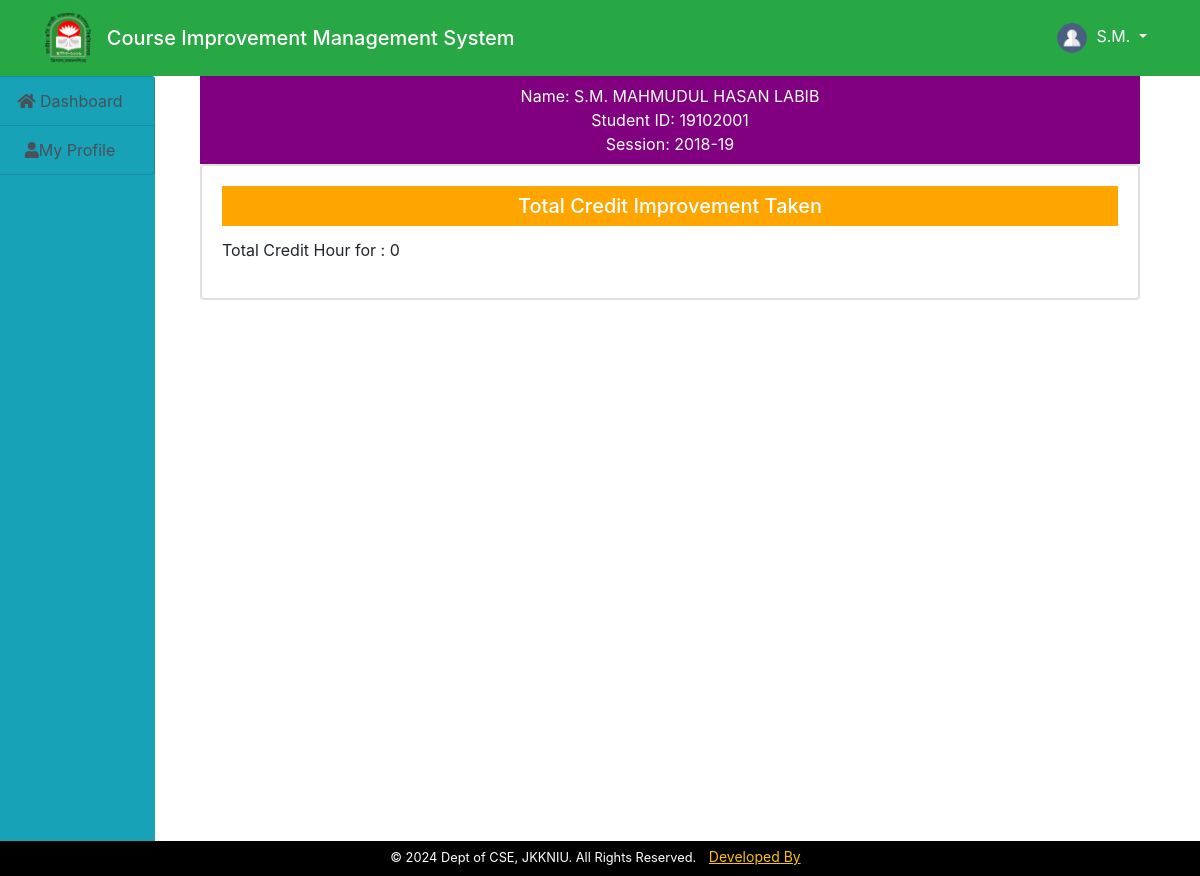
The page /student/student/improvement.php (signed in) on the database its author committed.
### tables this page shows
CREATE TABLE `students` (
  `id` int(11) NOT NULL,
  `name` varchar(200) NOT NULL,
  `username` varchar(200) NOT NULL,
  `department` varchar(40) NOT NULL,
  `stud_id` varchar(100) NOT NULL,
  `reg_no` varchar(100) NOT NULL,
  `email` varchar(200) NOT NULL,
  `gender` varchar(200) NOT NULL,
  `phone` varchar(200) NOT NULL,
  `password` varchar(200) NOT NULL,
  `data_reg` varchar(200) NOT NULL,
  `status` varchar(200) NOT NULL,
  `session` varchar(200) NOT NULL,
  `otp` varchar(100) NOT NULL,
  `profile` varchar(200) NOT NULL
);

### student/student/improvement.php (the view, shortened to what this page needs)
<!DOCTYPE html>
<html lang="en">
<head>
    <link rel="stylesheet" href="https://maxcdn.bootstrapcdn.com/bootstrap/4.5.2/css/bootstrap.min.css">
</head>
<body>
    <?php
    include("header.php");
    include("../include/connect.php")
    ?>
    <div class="container-fluid">
        <div class="row">
            <div class="col-md-2" style="margin-left: -30px;">
                <?php include("sidenav.php"); ?>
            </div>
            <div class="col-md-10">
                <div class="container">
                    <?php
                        $student=$_SESSION['students'];
                        $q="SELECT * FROM students WHERE username='$student'";
                        $res=mysqli_query($conn,$q);
                        $r=mysqli_fetch_array($res);
                       $student_id=$r['stud_id'];
                    ?>
                        <div>
                           <p style="text-align:center;color:#fff;background:purple;margin:0;padding:8px;width:100%"><?php echo "Name: " . $r['name'] . "<br>Student ID: " . $r['stud_id']. "<br>Session: " . $r['session']; ?></p>
                        </div>
                        <?php
                        $roll=$student_id;
                        ?>
                        <div class="card">
    <div class="card">
        <div class="card-body">
        <h5 class="card-title text-center" style="color:#fff;background:orange;margin:0 px,50 px,0 px,50 px;padding:8px;">Total Credit Improvement Taken</h5>
                <?php
                      $query = "
                      SELECT
                          CASE
                              WHEN semester LIKE '1%' THEN 'First Year'
                              WHEN semester LIKE '2%' THEN 'Second Year'
                              WHEN semester LIKE '3%' THEN 'Third Year'
                              WHEN semester LIKE '4%' THEN 'Fourth Year'
                          END AS year_title,
                          COALESCE(SUM(credit_hour), 0) AS total_credit_hour,
                          semester,
                          course_code,
                          course_name,
                          credit_hour
                      FROM improve_students
                      WHERE roll_no = '$roll'
                      GROUP BY year_title, semester, course_code, course_name, credit_hour
                      ORDER BY year_title, semester;
                  ";
                  $result = mysqli_query($conn, $query);
                  if ($result) {
                      $currentYearTitle = null;
                      $totalCreditYear = 0;
                      echo "<p>Total Credit Hour for $currentYearTitle: $totalCreditYear</p>";
                  }
                 else {
                    echo "Error executing query: " . mysqli_error($conn);
                    echo "<p>No Credit improvement data available for this student.</p>";
                } ?>
        </div>
    </div>
</div>
            </div>
        </div>
   <?php
    include("../footer.php")
   ?>
</body>
</html>

### rows shown on the page
students: name "S.M. MAHMUDUL HASAN LABIB", stud "19102001", session "2018-19"

### other values the page prints
$user "S.M."
$totalCreditYear "0"
